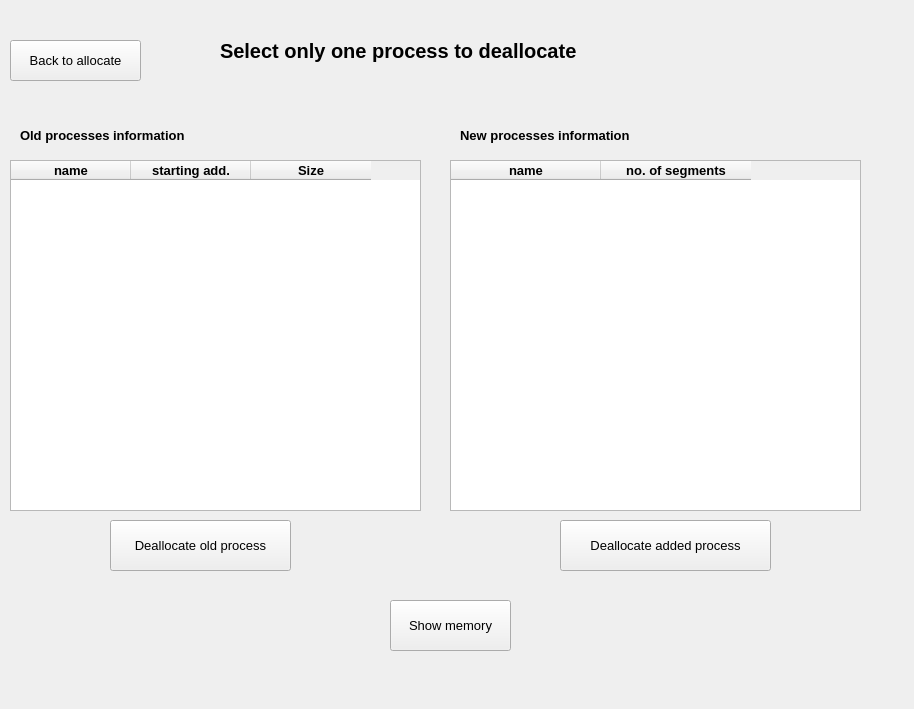
<?xml version="1.0" encoding="UTF-8"?>
<ui version="4.0">
 <class>deallo</class>
 <widget class="QWidget" name="deallo">
  <property name="geometry">
   <rect>
    <x>0</x>
    <y>0</y>
    <width>914</width>
    <height>709</height>
   </rect>
  </property>
  <property name="windowTitle">
   <string>Form</string>
  </property>
  <widget class="QTableWidget" name="old_process_table">
   <property name="geometry">
    <rect>
     <x>10</x>
     <y>160</y>
     <width>411</width>
     <height>351</height>
    </rect>
   </property>
   <attribute name="horizontalHeaderDefaultSectionSize">
    <number>120</number>
   </attribute>
   <column>
    <property name="text">
     <string>name</string>
    </property>
    <property name="font">
     <font>
      <pointsize>10</pointsize>
      <weight>75</weight>
      <bold>true</bold>
     </font>
    </property>
   </column>
   <column>
    <property name="text">
     <string>starting add.</string>
    </property>
    <property name="font">
     <font>
      <pointsize>10</pointsize>
      <weight>75</weight>
      <bold>true</bold>
     </font>
    </property>
   </column>
   <column>
    <property name="text">
     <string>Size</string>
    </property>
    <property name="font">
     <font>
      <pointsize>10</pointsize>
      <weight>75</weight>
      <bold>true</bold>
     </font>
    </property>
   </column>
  </widget>
  <widget class="QLabel" name="label">
   <property name="geometry">
    <rect>
     <x>20</x>
     <y>120</y>
     <width>241</width>
     <height>31</height>
    </rect>
   </property>
   <property name="font">
    <font>
     <pointsize>10</pointsize>
     <weight>75</weight>
     <bold>true</bold>
    </font>
   </property>
   <property name="text">
    <string>Old processes information</string>
   </property>
  </widget>
  <widget class="QTableWidget" name="new_process_table">
   <property name="geometry">
    <rect>
     <x>450</x>
     <y>160</y>
     <width>411</width>
     <height>351</height>
    </rect>
   </property>
   <attribute name="horizontalHeaderDefaultSectionSize">
    <number>150</number>
   </attribute>
   <column>
    <property name="text">
     <string>name</string>
    </property>
    <property name="font">
     <font>
      <pointsize>10</pointsize>
      <weight>75</weight>
      <bold>true</bold>
     </font>
    </property>
   </column>
   <column>
    <property name="text">
     <string>no. of segments</string>
    </property>
    <property name="font">
     <font>
      <pointsize>10</pointsize>
      <weight>75</weight>
      <bold>true</bold>
     </font>
    </property>
   </column>
  </widget>
  <widget class="QLabel" name="label_2">
   <property name="geometry">
    <rect>
     <x>460</x>
     <y>120</y>
     <width>251</width>
     <height>31</height>
    </rect>
   </property>
   <property name="font">
    <font>
     <pointsize>10</pointsize>
     <weight>75</weight>
     <bold>true</bold>
    </font>
   </property>
   <property name="text">
    <string>New processes information</string>
   </property>
  </widget>
  <widget class="QPushButton" name="deallocate_old_button">
   <property name="geometry">
    <rect>
     <x>110</x>
     <y>520</y>
     <width>181</width>
     <height>51</height>
    </rect>
   </property>
   <property name="font">
    <font>
     <pointsize>10</pointsize>
    </font>
   </property>
   <property name="text">
    <string>Deallocate old process</string>
   </property>
  </widget>
  <widget class="QLabel" name="label_3">
   <property name="geometry">
    <rect>
     <x>220</x>
     <y>0</y>
     <width>441</width>
     <height>101</height>
    </rect>
   </property>
   <property name="font">
    <font>
     <pointsize>15</pointsize>
     <weight>75</weight>
     <bold>true</bold>
    </font>
   </property>
   <property name="text">
    <string>Select only one process to deallocate</string>
   </property>
  </widget>
  <widget class="QPushButton" name="deallocate_new_button">
   <property name="geometry">
    <rect>
     <x>560</x>
     <y>520</y>
     <width>211</width>
     <height>51</height>
    </rect>
   </property>
   <property name="font">
    <font>
     <pointsize>10</pointsize>
    </font>
   </property>
   <property name="text">
    <string>Deallocate added process</string>
   </property>
  </widget>
  <widget class="QPushButton" name="back_button">
   <property name="geometry">
    <rect>
     <x>10</x>
     <y>40</y>
     <width>131</width>
     <height>41</height>
    </rect>
   </property>
   <property name="font">
    <font>
     <pointsize>10</pointsize>
    </font>
   </property>
   <property name="text">
    <string>Back to allocate</string>
   </property>
  </widget>
  <widget class="QPushButton" name="show_mem2">
   <property name="geometry">
    <rect>
     <x>390</x>
     <y>600</y>
     <width>121</width>
     <height>51</height>
    </rect>
   </property>
   <property name="font">
    <font>
     <pointsize>10</pointsize>
    </font>
   </property>
   <property name="text">
    <string>Show memory</string>
   </property>
  </widget>
 </widget>
 <resources/>
 <connections/>
</ui>
